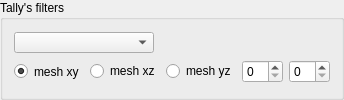
              <widget class="QGroupBox" name="groupBox_4">
               <property name="maximumSize">
                <size>
                 <width>16777215</width>
                 <height>11111</height>
                </size>
               </property>
               <property name="title">
                <string>Tally's filters</string>
               </property>
               <layout class="QGridLayout" name="gridLayout_10">
                <item row="0" column="0">
                 <widget class="QComboBox" name="Filters_comboBox">
                  <property name="sizePolicy">
                   <sizepolicy hsizetype="Preferred" vsizetype="Preferred">
                    <horstretch>0</horstretch>
                    <verstretch>0</verstretch>
                   </sizepolicy>
                  </property>
                  <property name="minimumSize">
                   <size>
                    <width>140</width>
                    <height>21</height>
                   </size>
                  </property>
                  <property name="maximumSize">
                   <size>
                    <width>140</width>
                    <height>21</height>
                   </size>
                  </property>
                 </widget>
                </item>
                <item row="0" column="1">
                 <layout class="QGridLayout" name="gridLayout_20">
                  <item row="0" column="0" alignment="Qt::AlignHCenter">
                   <widget class="QLabel" name="label_4">
                    <property name="text">
                     <string/>
                    </property>
                   </widget>
                  </item>
                 </layout>
                </item>
                <item row="1" column="0" colspan="2">
                 <layout class="QHBoxLayout" name="horizontalLayout_11">
                  <item>
                   <widget class="QRadioButton" name="Mesh_xy_RB">
                    <property name="minimumSize">
                     <size>
                      <width>0</width>
                      <height>21</height>
                     </size>
                    </property>
                    <property name="text">
                     <string>mesh xy</string>
                    </property>
                    <property name="checked">
                     <bool>true</bool>
                    </property>
                    <attribute name="buttonGroup">
                     <string notr="true">buttonGroup</string>
                    </attribute>
                   </widget>
                  </item>
                  <item>
                   <widget class="QRadioButton" name="Mesh_xz_RB">
                    <property name="text">
                     <string>mesh xz</string>
                    </property>
                    <attribute name="buttonGroup">
                     <string notr="true">buttonGroup</string>
                    </attribute>
                   </widget>
                  </item>
                  <item>
                   <widget class="QRadioButton" name="Mesh_yz_RB">
                    <property name="text">
                     <string>mesh yz</string>
                    </property>
                    <attribute name="buttonGroup">
                     <string notr="true">buttonGroup</string>
                    </attribute>
                   </widget>
                  </item>
                  <item>
                   <widget class="QSpinBox" name="spinBox">
                    <property name="minimumSize">
                     <size>
                      <width>0</width>
                      <height>21</height>
                     </size>
                    </property>
                   </widget>
                  </item>
                  <item>
                   <widget class="QSpinBox" name="spinBox_2"/>
                  </item>
                 </layout>
                </item>
               </layout>
              </widget>
